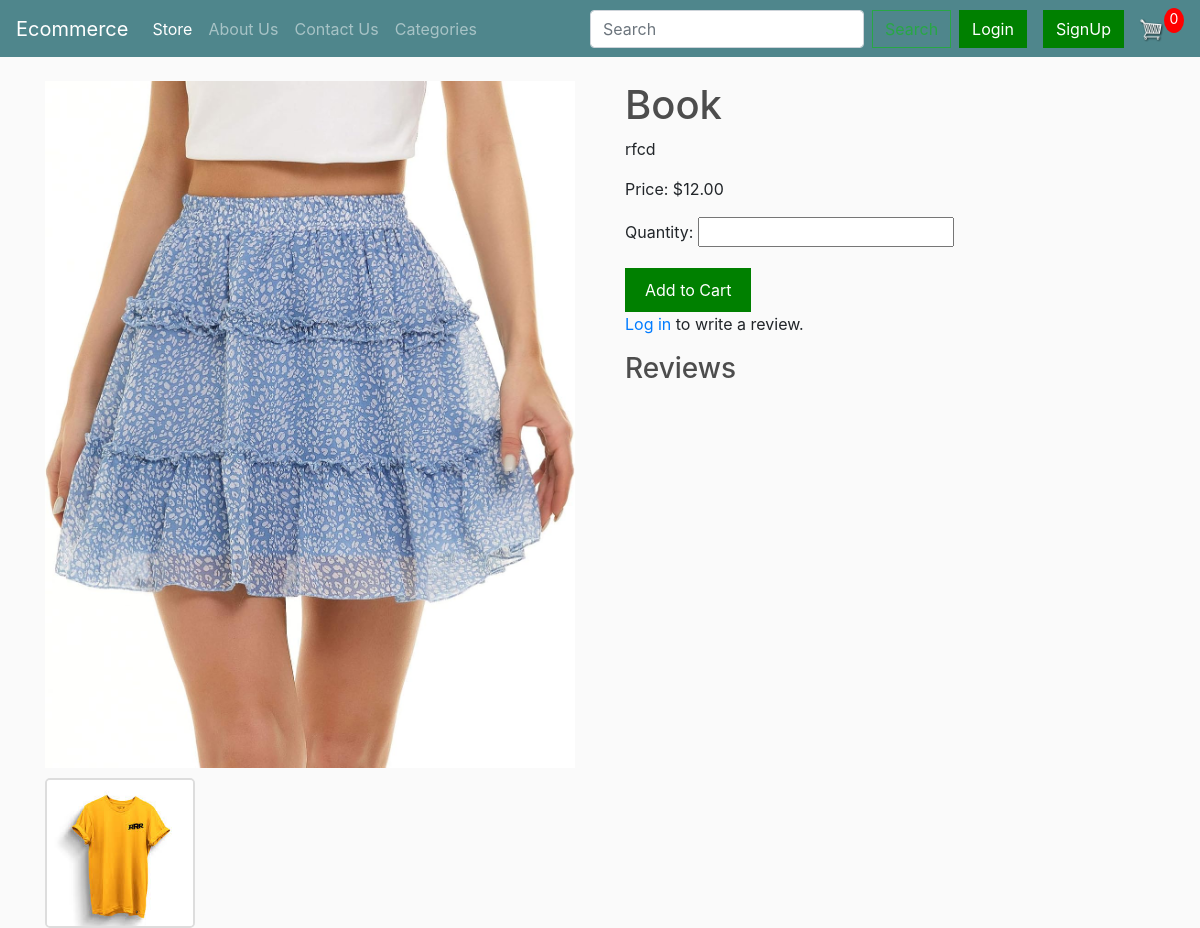
/product/1/, run on the app's committed database.
### store/models.py (models this page shows, shortened)
class Product(models.Model):
    name = models.CharField(max_length=200, null=True)
    price = models.DecimalField(max_digits=7, decimal_places=2)
    digital = models.BooleanField(default=False)
    image = models.ImageField(upload_to='products/')
    description = models.TextField(null=True, blank=True)
    in_stock = models.BooleanField(default=True)
    colors = models.ManyToManyField(Color, related_name='products')
    sizes = models.ManyToManyField(Size, related_name='products')
    category = models.ForeignKey(Category, on_delete=models.SET_DEFAULT, default=1)
    @property
    def imageURL(self):
        try:
            url = self.image.url
        except:
            url = ''  # Provide a default URL or handle the exception as per your application's needs
        return url

class ProductImage(models.Model):
    product = models.ForeignKey(Product, related_name='images', on_delete=models.CASCADE)
    color = models.ForeignKey(Color, related_name='images', on_delete=models.CASCADE)
    image = models.ImageField(upload_to='product_images/')

### store/views.py (the view, shortened to what this page needs)
# urls.py: path('product/<int:product_id>/', views.product_detail, name='product_detail'),
def product_detail(request, product_id):
    data = cartData(request)
    cartItems = data['cartItems']
    order = data['order']
    items = data['items']
    product = get_object_or_404(Product, id=product_id)
    form = AddToCartForm()
    review_form = ReviewForm()
    context = {
        'product': product,
        'form': form,
        'review_form': review_form,
        'reviews': product.reviews.all(),
        'cartItems': cartItems,
        'order': order,
        'items': items,
    }
    logger.debug(f'Product ID: {product.id}, Form Errors: {form.errors if form.errors else "None"}, Cart: {json.loads(request.COOKIES.get("cart", "{}"))}')
    return render(request, 'store/product_details.html', context)

### store/forms.py
class AddToCartForm(forms.Form):
    quantity = forms.IntegerField(min_value=1)

class ReviewForm(forms.ModelForm):
    class Meta:
        model = Review
        fields = ['rating', 'comment']
        widgets = {
            'rating': forms.HiddenInput()
        }

### store/utils.py (called while the page is built, shortened)
def cookieCart(request):
        try:
            cart = json.loads(request.COOKIES['cart'])
        except:
            cart={}
        print('cart:',cart)
        items = []
        order = {'get_cart_total':0,'get_cart_items':0,'shipping':False}
        cartItems = order['get_cart_items']
        return {'cartItems':cartItems, 'order':order,'items':items}

def cartData(request):
    if request.user.is_authenticated:
        try:
            customer = request.user.customer
        except Customer.DoesNotExist:
            customer = Customer.objects.create(user=request.user, name=request.user.username, email=request.user.email)
        customer = request.user.customer
        order, created = Order.objects.get_or_create(customer=customer, complete=False)
        items = order.orderitem_set.all()
        cartItems = order.get_cart_items
    else:
        cookieData = cookieCart(request)
        cartItems = cookieData['cartItems']
        order = cookieData['order']
        items = cookieData['items']
    context = {'items': items, 'order': order, 'cartItems': cartItems}
    return context

### store/templates/store/product_details.html (shortened to what this page needs)
{% extends 'store/main.html' %}
{% load custom_filters %}
{% load static %}
{% block content %}
<div class="product-detail-container">
    <div class="product-left">
        <img src="{{ product.imageURL }}" alt="{{ product.name }}" class="main-image" id="mainImage">
        <div class="additional-images">
            {% for image in product.images.all %}
                <img src="{{ image.image.url }}" alt="{{ product.name }}" class="additional-image" onclick="updateMainImage('{{ image.image.url }}')">
            {% endfor %}
        </div>
    </div>
    <div class="product-right">
        <h1>{{ product.name }}</h1>
        <p>{{ product.description }}</p>
        <p>Price: ${{ product.price }}</p>
        <form method="post">
            {{ form.as_p }}
            <button data-product="{{ product.id }}" data-action="add" class="btn btn-green add-btn update-cart">Add to Cart</button>
        </form>
        {% if user.is_authenticated %}
            <h3>Write a Review</h3>
            <form method="post">
                {% csrf_token %}
                <div class="rating">
                    <input type="hidden" name="rating" id="rating" value="0">
                    <i class="fas fa-star" data-value="1"></i>
                    <i class="fas fa-star" data-value="2"></i>
                    <i class="fas fa-star" data-value="3"></i>
                    <i class="fas fa-star" data-value="4"></i>
                    <i class="fas fa-star" data-value="5"></i>
                </div>
                {{ review_form.comment.label_tag }} {{ review_form.comment }}
                <button type="submit" class="btn-green">Submit Review</button>
            </form>
        {% else %}
            <p><a href="{% url 'login' %}">Log in</a> to write a review.</p>
        {% endif %}
        <div>
            <h3>Reviews</h3>
        </div>
    </div>
</div>
{% endblock %}

### static/css/main.css (style rules this page uses)
body { background-color: hsl(0, 0%, 98%); }
h1,h2,h3,h4,h5,h6 { color:hsl(0, 0%, 30%); }
.btn { border-radius: 0; }
.btn-green { color: white; background-color: green; border-color: green; }

### store/templates/store/product_details.html (style rules this page uses)
.product-detail-container { display: flex; gap: 30px; }
.product-left { flex: 1; }
.product-right { flex: 1; margin-left: 20px; }
.main-image { max-width: 100%; display: block; margin-bottom: 10px; }
.additional-images .additional-image { width: 150px; height: 150px; object-fit: cover; display: inline-block; margin-right: 10px; cursor: pointer; border: 2px solid #ddd; border-radius: 5px; }
.btn-green { background-color: green; color: white; border: none; padding: 10px 20px; cursor: pointer; }

### data on the page
Product: imageURL (picture), name "Book", description "rfcd", price "12.00"
ProductImage: image (picture)

### other printed values
{{ cartItems }} "0"
